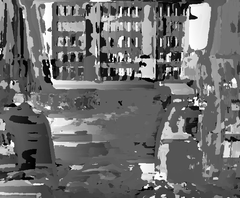
#> input picture computerVision/ps2-5-a-1-sharp.png, 240 x 198 px, shrunk from 640 x 529 before the run, given in place of ps1-input0.png, which was not available
$ python ps1.py   (Python 2 division)
#> lines starting #> are read from the running program, lines starting #| are printed output that depends on the picture; pictures that were not available may be replaced by others from this repository, and a replacement may not be noted
### computerVision/ps1_python/hough_lines_acc.py
import numpy as np
import math
import sys

def hough_lines_acc(BW, RhoResolution=1.0, Theta=np.arange(-90., 90.)):
 # % Compute Hough accumulator array for finding lines.
    # %
    # % BW: Binary (black and white) image containing edge pixels
    # % RhoResolution (optional): Difference between successive rho values, in pixels
    # % Theta (optional): Vector of theta values to use, in degrees
    # %
    # % Please see the Matlab documentation for hough():
    # % http://www.mathworks.com/help/images/ref/hough.html
    # % Your code should imitate the Matlab implementation.
    # %
    # % Pay close attention to the coordinate system specified in the assignment.
    # % Note: Rows of H should correspond to values of rho, columns those of theta.
    # %% Parse input arguments
#     p = inputParser();
#     p = p.addParamValue('RhoResolution', 1);
#     p = p.addParamValue('Theta', linspace(-90, 89, 180));
#     p = p.parse(varargin{:});
#
#     rhoStep = p.Results.RhoResolution;
#     Theta = p.Results.Theta;
    # %% TODO: Your code here

    max_rho = np.linalg.norm(BW.shape)
    rho = np.arange(-max_rho, max_rho, RhoResolution)
    H = np.zeros((len(rho), len(Theta)))

    edge_coords = BW.nonzero()
    i = 0
    sys.stdout.write("{} edge coords:".format(len(edge_coords[0])))
    sys.stdout.flush()
    progress_mod = len(edge_coords[0]) / 20
    progress = 0
    while i < len(edge_coords[0]):
        if (i+1) % progress_mod == 0:
            progress += 100/20
            sys.stdout.write("{}% ".format(progress))
            sys.stdout.flush()
        y = edge_coords[0][i]
        x = edge_coords[1][i]
        i += 1
        tIndex = 0
        for t in Theta:
            radians = t * math.pi / 180
            r = x * math.cos(radians) + y * math.sin(radians)
            rIndex = int((r + max_rho) / RhoResolution + 0.5)
            H[rIndex, tIndex] += 1

            """
            # code for keeping track of the endpoints
            # not super useful though because the length includes
            # outliers that aren't really part of the line
            if endpoint_dict!=None:
                key = (rIndex, tIndex)
                value = (y,x)
                if not endpoint_dict.has_key(key):
                    endpoint_dict[key] = [value, value, value, value]
                else:
                    p = endpoint_dict[key]
                    if value[0] < p[0][0]:
                        p[0] = value
                    elif value[0] > p[1][0]:
                        p[1] = value

                    if value[1] < p[2][1]:
                        p[2] = value
                    elif value[1] > p[3][1]:
                        p[3] = value
            """

            tIndex += 1


    sys.stdout.write("\n")
    return H, Theta, rho

### computerVision/ps1_python/hough_peaks.py
import numpy as np

from hough_lines_draw import hough_peak_to_line

def hough_peaks(H, numpeaks=1, Threshold=None, NHoodSize=None):
    flat = H.flatten()

    if Threshold is None:
        Threshold = 0.5 * flat.max()
    if NHoodSize is None:
        NHoodSize = np.maximum(((np.array(H.shape) + 49) / 100.).astype(int) * 2 + 1, 3)

    # TODO: Compute peaks: Qx2 array with row, col indices of peaks
    indices = flat.argsort().tolist()
    indices.reverse()

    # increment until threshold
    threshold_index = 0
    while flat[indices[threshold_index]] > Threshold:
        threshold_index += 1
    indices_threshold = indices[:threshold_index]

    peaks = list()

    # remove indices that are within the NHoodSize
    for index in indices_threshold:
        indexMat = np.unravel_index(index, H.shape)

        # if we have already zeroed out this entry, skip it
        value = H[indexMat]
        if value == 0:
            continue

        # zero out everything in the range of NHoodSize
        start = np.maximum(0, indexMat - NHoodSize)             # element-wise maximum
        end = np.minimum(H.shape, indexMat + NHoodSize + 1)     # element-wise minimum
        Hslice = map(lambda x: slice(x[0], x[1]), zip(start, end))
        H[Hslice] = 0

        # restore the center (which is the one we want)
        H[indexMat] = value

        peaks.append(indexMat)

        if len(peaks) == numpeaks:
            break

    return peaks

### computerVision/ps1_python/ps1.py
# % ps1
# Jonathan Hudgins (jhudgins8@gatech.edu)
# GTID: 903050550
#
# Started from templates provide by Jeffrey Chenoweth
#

import cv2
import numpy as np
import copy

from find_circles import find_circles
from hough_circles_acc import hough_circles_acc
from hough_peaks import hough_peaks
from hough_lines_acc import hough_lines_acc
from hough_lines_draw import hough_lines_draw, hough_peak_to_line

def part1():
    print "part1a"
    # %% 1-a
    img = cv2.imread('input/ps1-input0.png', cv2.IMREAD_UNCHANGED)  # already grayscale
#> img is the input picture: shape (198, 240); min 0, max 255, mean 110.1

    # %% TODO: Compute edge image img_edges
    img_edges = cv2.Canny(img, 100, 200, L2gradient=True)
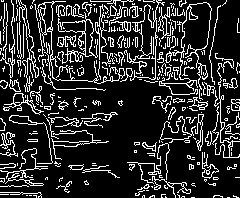
#> img_edges: shape (198, 240); 17.9% white in thin lines or dots

    cv2.imwrite('output/ps1-1-a-1.png', img_edges) # save as output/ps1-1-a-1.png

    return img, img_edges


def hough_process(img, img_edges, accumulator_filename, highlight_filename, lines_filename,
                    RhoResolution=1.0, Theta=np.arange(-90., 90.),
                    numpeaks=1, Threshold=None, NHoodSize=None):
    # %% 2-a
    (H, theta, rho) = hough_lines_acc(img_edges, RhoResolution, Theta)  # defined in hough_lines_acc.py
#> in hough_lines_acc, `H = np.zeros((len(rho), len(Theta)))`: H: shape (623, 180) float64; every value is 0
#> in hough_lines_acc, `edge_coords = BW.nonzero()`: edge_coords = 8490 positions, rows 0 to 197, columns 0 to 239
#| 8490 edge coords:
#> in hough_lines_acc, `progress_mod = len(edge_coords[0]) / 20`: progress_mod = 424
#> the loop in hough_lines_acc, `while i < len(edge_coords[0]):` made 8490 passes
#> progress on passes 424, 848, 1272, 1696, 2120, 2544, 2968, 3392, 3816: 5, 10, 15, 20, 25, 30, 35, 40, 45
#> (y, x) on passes 1 to 6: (0, 1), (0, 3), (0, 11), (0, 16), (0, 18), (0, 20)
#| 5%
#| 10%
#| 15%
#| 20%
#| 25%
#| 30%
#| 35%
#| 40%
#> (further printed lines are left out)
#> after the loop in hough_lines_acc, `while i < len(edge_coords[0]):`:
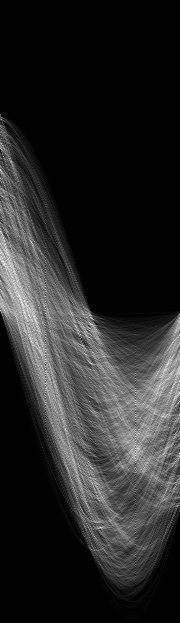
#> H: shape (623, 180) float64; min 0, max 88, mean 13.6; drawn with min black and max white
#> after the loop in hough_lines_acc, `while i < len(edge_coords[0]):`: i = 8490; progress = 100
#> theta = 180 values from -90 to 89; rho = 623 values from -311.1 to 310.9

    # %% TODO: Plot/show accumulator array H, save as output/ps1-2-a-1.png
    min = H.min()
#> min = 0
    max = H.max()
#> max = 88
    accumulator = np.uint8((H - min) * 255 / (max - min))
    if accumulator_filename:
        cv2.imwrite(accumulator_filename, accumulator)


    # %% 2-b
    Hcopy = copy.deepcopy(H)
    peaks = hough_peaks(Hcopy, numpeaks, Threshold, NHoodSize)  # defined in hough_peaks.py
#> in hough_peaks, `Threshold = 0.5 * flat.max()`: Threshold = 44
#> in hough_peaks, `indices = flat.argsort().tolist()`: indices = 112140 items
#> after the loop in hough_peaks, `while flat[indices[threshold_index]] > Threshold:`: threshold_index = 10972
#> in hough_peaks, `indices_threshold = indices[:threshold_index]`: indices_threshold = 10972 values, max 99285 at index 10187, min 21421 at index 1817, mean 66905.3
#> the loop in hough_peaks, `for index in indices_threshold:` made 1 pass
#> (index, indexMat, value, start, end) on pass 1: (81135, (450, 135), 88, [437, 130], [464, 141])
#> after the loop in hough_peaks, `for index in indices_threshold:`: peaks = []

    # %% TODO: Highlight peak locations on accumulator array, save as output/ps1-2-b-1.png
    for peak in peaks:
        cv2.circle(accumulator, (peak[1], peak[0]), radius=4, color=255, thickness=2)

    if highlight_filename:
        cv2.imwrite(highlight_filename, accumulator)

    # %% TODO: Rest of your code here

    img_lines = hough_lines_draw(img, lines_filename, peaks, rho, theta)


# [321 lines left out: functions part3, part4, part5, part6, approx_slope, peak_length and 2 more, not called in this run]


if __name__=='__main__':
    img, img_edges = part1()
#> (the run stopped early here; a loop or call above may not have finished)

$ run again, on computerVision/ps2-5-a-2-sharp.png
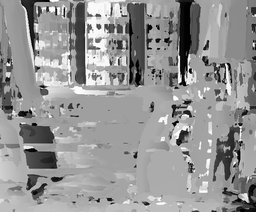
#> input picture computerVision/ps2-5-a-2-sharp.png, 256 x 212 px, shrunk from 640 x 529 before the run, given in place of ps1-input0.png, which was not available
#> in part1, img is the input picture: shape (212, 256); min 0, max 255, mean 148.5
#> in part1, `img_edges = cv2.Canny(img, 100, 200, L2gradient=True)`:
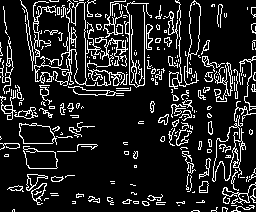
#> img_edges: shape (212, 256); 14% white in thin lines or dots
#> edge_coords = 7603 positions, rows 0 to 211, columns 0 to 255
#| 7603 edge coords:
#> progress_mod = 380
#> the loop in hough_lines_acc, `while i < len(edge_coords[0]):` made 7603 passes
#> progress on passes 380, 760, 1140, 1520, 1900, 2280, 2660, 3040: 5, 10, 15, 20, 25, 30, 35, 40
#> (printed output is left out)
#> after the loop in hough_lines_acc, `while i < len(edge_coords[0]):`: i = 7603; progress = 100
#> in hough_process, `(H, theta, rho) = hough_lines_acc(img_edges, RhoResolution, Theta)`: theta = 180 values from -90 to 89; rho = 665 values from -332.4 to 331.6
#> min = 0
#> max = 106
#> in hough_process, `accumulator = np.uint8((H - min) * 255 / (max - min))`:
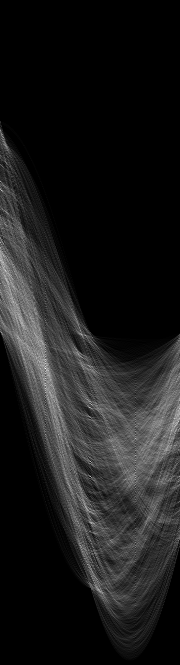
#> accumulator: shape (665, 180); min 0, max 255, mean 27.3
#> Threshold = 53
#> indices = 119700 items
#> after the loop in hough_peaks, `while flat[indices[threshold_index]] > Threshold:`: threshold_index = 2387
#> indices_threshold = 2387 values, max 106842 at index 553, min 23400 at index 572, mean 66310
#> the loop in hough_peaks, `for index in indices_threshold:` made 1 pass
#> (index, indexMat, value, start, end) on pass 1: (66285, (368, 45), 106, [353, 40], [384, 51])
#> after the loop in hough_peaks, `for index in indices_threshold:`: peaks = []
